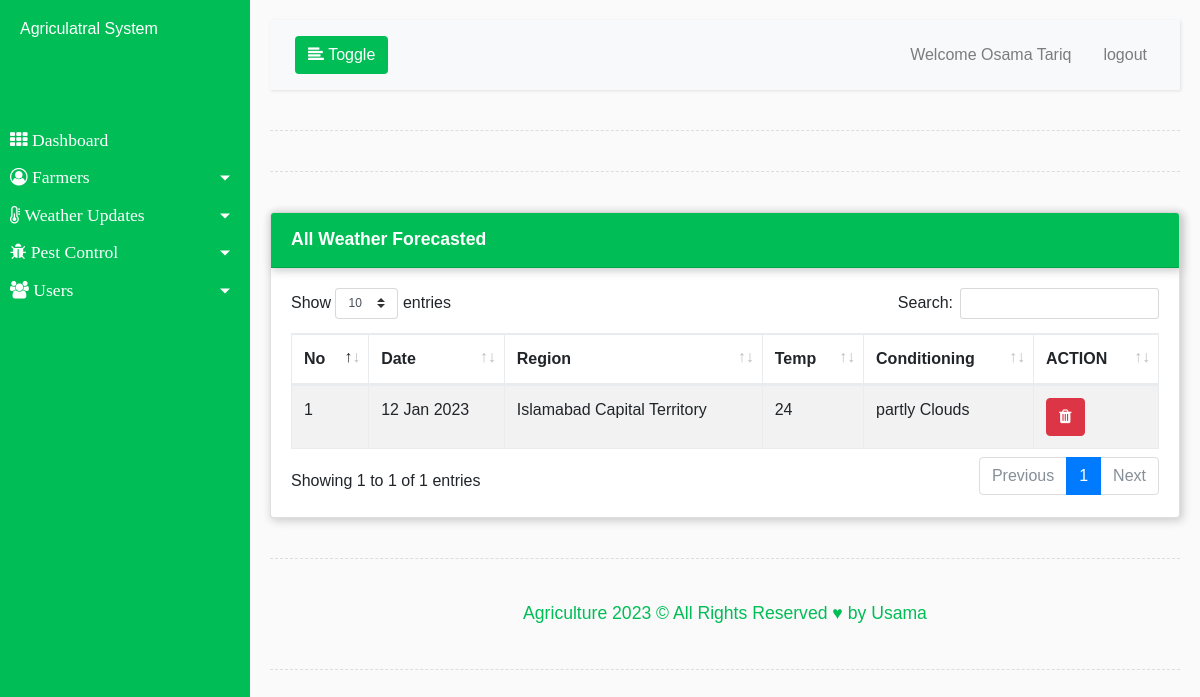
The page /sys/weather_view.php (signed in) on the database its author committed.
### tables this page shows
CREATE TABLE `forecasting` (
  `id` int(11) NOT NULL,
  `tempa` varchar(20) NOT NULL,
  `region` varchar(90) NOT NULL,
  `daily` varchar(90) NOT NULL,
  `date_t` varchar(30) NOT NULL
);

### sys/weather_view.php (the view, shortened to what this page needs)
<?php require_once('../zvinodiwa/database.php');
?>
<!DOCTYPE html>
<html lang="en">
<head>
	<link rel="stylesheet" type="text/css" href="../vendor/bootstrap/css/bootstrap.min.css">
	<link rel="stylesheet" type="text/css" href="../fonts/font-awesome-4.7.0/css/font-awesome.min.css">
	<link rel="stylesheet" type="text/css" href="../fonts/Linearicons-Free-v1.0.0/icon-font.min.css">
	<link rel="stylesheet" type="text/css" href="../vendor/animate/animate.css">
	<link rel="stylesheet" type="text/css" href="../vendor/css-hamburgers/hamburgers.min.css">
	<link rel="stylesheet" type="text/css" href="../vendor/animsition/css/animsition.min.css">
	<link rel="stylesheet" type="text/css" href="../css/style.css">
    <link rel="stylesheet" type="text/css" href="../vendor/Jquery-ui/jquery-ui.min.css">
     <link rel="stylesheet" type="text/css" href="../vendor/DataTables/datatables.min.css">
</head>
    <body>
    <div class="wrapper">
        <?php  include_once ('page-headers.php'); ?>
            <div class="line"></div>
            <div class="line"></div>
            <div class="row">
            <div class="col-md-12 ssm">
            <div class="card">
            <p class="card-header sammac-media">All Weather Forecasted</p>
            <div class="card-body">
              <div id="tabs-4"><table class="table table-striped thead-dark table-bordered table-hover" id="mhishi">
                <thead>
                <tr>
                    <th>No</th>
                    <th>Date</th>
                    <th>Region</th>
                    <th>Temp</th>
                    <th>Conditioning</th>
                    <th>ACTION</th>
                    </tr>
                </thead>
                    <?php
                     $a=1;
                    $query=mysqli_query($db,"select *from `forecasting` ");
                     while($row=mysqli_fetch_array($query))
                        {
                          ?>
                          <tr>
                              <td><?php echo $a;?></td>
                            <td><?php echo $row['date_t'];?></td>
                            <td><?php echo $row['region'];?></td>
                            <td><?php echo $row['tempa'];?></td>
                            <td><?php echo $row['daily'];?></td>
                             <td>
                  <a href="weather_view.php?edited=1&idx=<?php echo $row['id']; ?>"  class="btn btn-danger"><span class="fa fa-trash"></span></a>
                              </td>
                          </tr>
                          <?php
                            $a++;
                      }
                               ?>
                </table> </div>
            </div>
            </div>
            </div>
            </div>
             <div class="line"></div>
                 <footer>
            <p class="text-center sm-sys">
           Agriculture <?php echo date('Y');?> &copy; All Rights Reserved &#9829; by Usama
            </p>
            </footer>
           <div class="line"></div>
        </div>
    </div>
</body>
</html>

### css/style.css (style rules this page uses)
body { font-family: 'Poppins', sans-serif; background: #fafafa; }
p { font-family: 'Poppins', sans-serif; font-size: 1.1em; font-weight: 300; line-height: 1.7em; color: #999; }
a, a:hover, a:focus { color: inherit; text-decoration: none; transition: all 0.3s; }
.sm-sys { color:#00bd56; }
.line { width: 100%; height: 1px; border-bottom: 1px dashed #ddd; margin: 40px 0; }
.wrapper { display: flex; width: 100%; align-items: stretch; }
.sammac-media { background: #00bd56; color:#fff; font-weight: 900; }
.card { box-shadow: 2px 2px 8px 1px #ccc; }
.card-header { box-shadow: 2px 2px 8px 1px #ccc; }

### rows shown on the page
forecasting: date_t "12 Jan 2023", region "Islamabad Capital Territory", tempa "24", daily "partly Clouds"

### other values the page prints
$_SESSION['name'] "Osama"
$_SESSION['surname'] "Tariq"
